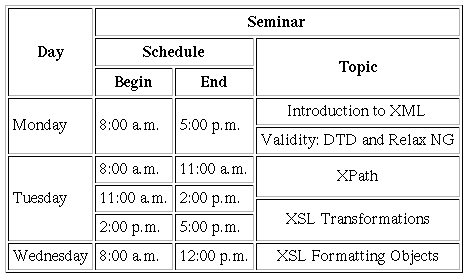
#> input picture assets/user_seminar_sample.png, 472 x 278 px
$ python -i table_classifier.py   (imports and definitions only)
#> lines starting #> are read from the running program, lines starting #| are printed output that depends on the picture
"""
간단한 표 분류기 - 표 유형을 자동으로 분류
"""
from typing import Dict, List, Tuple
from PIL import Image
import numpy as np
import cv2


class TableClassifier:
    """표 유형 자동 분류기"""

    TABLE_TYPES = [
        'fully_bordered',
        'unbordered',
        'partially_bordered',
        'spanning_cells',
        'empty_cells',
        'complex'
    ]

    def __init__(self):
        pass

    def classify_table(self, image: Image.Image) -> Dict[str, any]:
        """
        표 이미지를 분석하여 유형 분류

        Args:
            image: PIL Image (표 영역)

        Returns:
            Dict with classification results
        """
        # PIL to OpenCV
        img_np = np.array(image)
        if len(img_np.shape) == 3:
            gray = cv2.cvtColor(img_np, cv2.COLOR_RGB2GRAY)
        else:
            gray = img_np

        # 경계선 검출
        edges = cv2.Canny(gray, 50, 150)

        # 수평/수직 선 검출
        horizontal_lines = self._detect_lines(edges, 'horizontal')
        vertical_lines = self._detect_lines(edges, 'vertical')

        # 빈 영역 비율 계산
        empty_ratio = self._calculate_empty_ratio(gray)

        # 분류 로직
        classification = {
            'type': [],
            'has_borders': False,
            'border_coverage': 0.0,
            'empty_cell_ratio': empty_ratio,
            'horizontal_lines': len(horizontal_lines),
            'vertical_lines': len(vertical_lines),
            'complexity_score': 0.0
        }

        # 테두리 분석
        total_pixels = edges.size
        border_pixels = np.sum(edges > 0)
        border_coverage = border_pixels / total_pixels

        classification['border_coverage'] = border_coverage

        if border_coverage > 0.15:
            classification['type'].append('fully_bordered')
            classification['has_borders'] = True
        elif border_coverage < 0.05:
            classification['type'].append('unbordered')
        else:
            classification['type'].append('partially_bordered')
            classification['has_borders'] = True

        # 빈 셀 많음
        if empty_ratio > 0.3:
            classification['type'].append('empty_cells')

        # 복잡도 점수 (주관적 지표)
        complexity_score = (
            len(horizontal_lines) * 0.3 +
            len(vertical_lines) * 0.3 +
            empty_ratio * 0.2 +
            border_coverage * 0.2
        )
        classification['complexity_score'] = complexity_score

        if complexity_score > 0.7:
            classification['type'].append('complex')

        return classification

    def _detect_lines(self, edges: np.ndarray, direction: str) -> List[Tuple[int, int, int, int]]:
        """
        수평 또는 수직 선 검출

        Args:
            edges: Canny edge 이미지
            direction: 'horizontal' or 'vertical'

        Returns:
            검출된 선 목록
        """
        if direction == 'horizontal':
            kernel = cv2.getStructuringElement(cv2.MORPH_RECT, (25, 1))
        else:
            kernel = cv2.getStructuringElement(cv2.MORPH_RECT, (1, 25))

        detected = cv2.morphologyEx(edges, cv2.MORPH_OPEN, kernel)

        # Hough Line Transform
        lines = cv2.HoughLinesP(
            detected,
            rho=1,
            theta=np.pi/180,
            threshold=100,
            minLineLength=50,
            maxLineGap=10
        )

        if lines is None:
            return []

        return [tuple(line[0]) for line in lines]

    def _calculate_empty_ratio(self, gray: np.ndarray) -> float:
        """빈 영역 비율 계산"""
        # 이진화
        _, binary = cv2.threshold(gray, 240, 255, cv2.THRESH_BINARY)

        # 흰색(빈) 픽셀 비율
        white_pixels = np.sum(binary == 255)
        total_pixels = binary.size

        return white_pixels / total_pixels if total_pixels > 0 else 0.0


def classify_table_image(image_path: str) -> Dict:
    """
    이미지 파일에서 표 유형 분류

    Args:
        image_path: 이미지 파일 경로

    Returns:
        분류 결과
    """
    image = Image.open(image_path)
    classifier = TableClassifier()
    return classifier.classify_table(image)

>>> import cv2
>>> picture = cv2.cvtColor(cv2.imread('../../assets/user_seminar_sample.png'), cv2.COLOR_BGR2RGB)
#> picture is the input picture: shape (278, 472, 3); mean R, G, B 234, 233.9, 234
>>> result = TableClassifier().classify_table(picture)
#> in classify_table, `edges = cv2.Canny(gray, 50, 150)`:
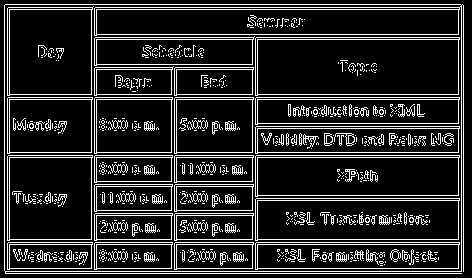
#> edges: shape (278, 472); 15.5% white in thin lines or dots
#> in _detect_lines, `detected = cv2.morphologyEx(edges, cv2.MORPH_OPEN, kernel)`:
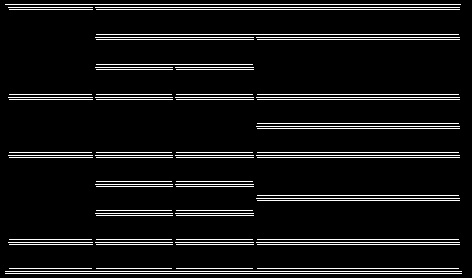
#> detected: shape (278, 472); 7.9% white in thin lines or dots
#> in _detect_lines, `lines = cv2.HoughLinesP( detected, rho=1, theta=np.pi/180, threshold=1..`: lines = 33 rows, first 6: [8, 7, 459, 7], [8, 155, 459, 155], [8, 242, 459, 242], [8, 97, 459, 97], [9, 9, 459, 9], [5, 4, 460, 4]
#> in classify_table, `horizontal_lines = self._detect_lines(edges, 'horizontal')`: horizontal_lines = 33 items, first 6: (8, 7, 459, 7), (8, 155, 459, 155), (8, 242, 459, 242), (8, 97, 459, 97), (9, 9, 459, 9), (5, 4, 460, 4)
#> call 2 of _detect_lines, with direction = 'vertical'
#> in _detect_lines (call 2), `detected = cv2.morphologyEx(edges, cv2.MORPH_OPEN, kernel)`:
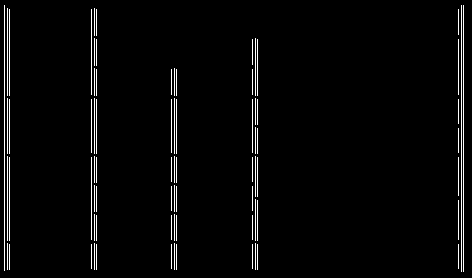
#> detected: shape (278, 472); 2.7% white in thin lines or dots
#> in _detect_lines (call 2), `lines = cv2.HoughLinesP( detected, rho=1, theta=np.pi/180, threshold=1..`: lines = 15 rows, first 6: [461, 271, 461, 5], [463, 271, 463, 5], [9, 269, 9, 9], [4, 270, 4, 5], [96, 269, 96, 9], [91, 268, 91, 9]
#> in classify_table, `vertical_lines = self._detect_lines(edges, 'vertical')`: vertical_lines = 15 items, first 6: (461, 271, 461, 5), (463, 271, 463, 5), (9, 269, 9, 9), (4, 270, 4, 5), (96, 269, 96, 9), (91, 268, 91, 9)
#> in _calculate_empty_ratio, `_, binary = cv2.threshold(gray, 240, 255, cv2.THRESH_BINARY)`:
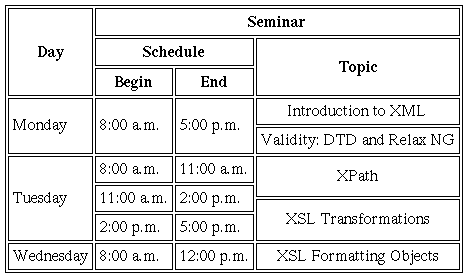
#> binary: shape (278, 472); 89.3% white; black in thin lines or dots
#> in _calculate_empty_ratio, `white_pixels = np.sum(binary == 255)`: white_pixels = 117138
#> in classify_table, `empty_ratio = self._calculate_empty_ratio(gray)`: empty_ratio = 0.893
#> in classify_table, `classification = { 'type': [], 'has_borders': False, 'border_coverage'..`: classification = {'type': [], 'has_borders': False, 'border_coverage': 0, 'empty_cell_ratio': 0.893, 'horizontal_lines': 33, 'vertical_lines': 15, 'complexity_score': 0}
#> in classify_table, `border_pixels = np.sum(edges > 0)`: border_pixels = 20276
#> in classify_table, `border_coverage = border_pixels / total_pixels`: border_coverage = 0.155
#> in classify_table, `complexity_score = ( len(horizontal_lines) * 0.3 + len(vertical_lines)..`: complexity_score = 14.61
#> result = {'type': ['fully_bordered', 'empty_cells', 'complex'], 'has_borders': True, 'border_coverage': 0.155, 'empty_cell_ratio': 0.893, 'horizontal_lines': 33, 'vertical_lines': 15, 'complexity_score': 14.61}
